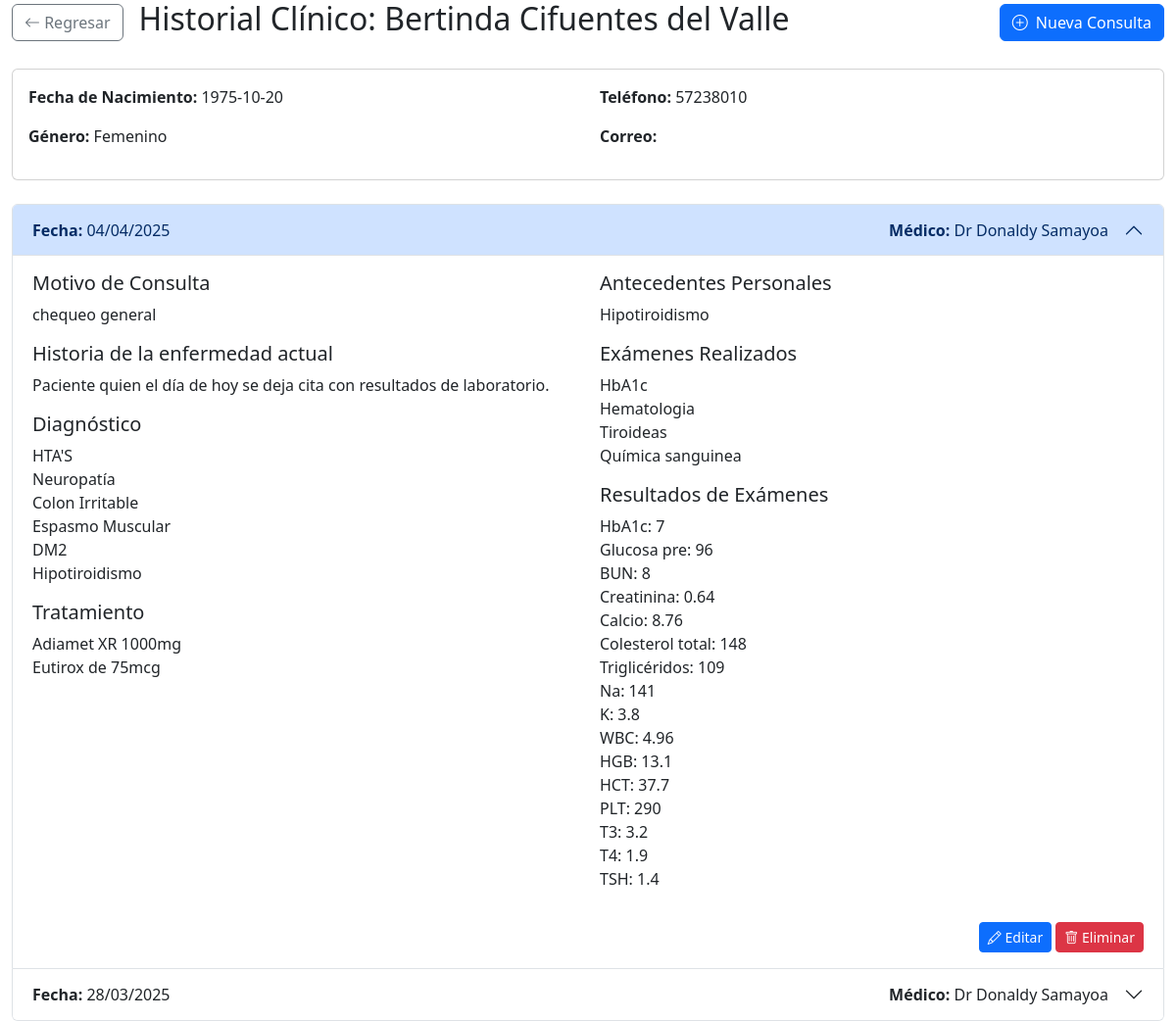
The app's page /php/patients/medical_history.php?id=25 (signed in) with its own data.
### tables this page shows
CREATE TABLE `pacientes` (
  `id_paciente` int NOT NULL,
  `nombre` varchar(100) NOT NULL,
  `apellido` varchar(100) NOT NULL,
  `fecha_nacimiento` date NOT NULL,
  `genero` enum('Masculino','Femenino') NOT NULL,
  `direccion` varchar(255) DEFAULT NULL,
  `telefono` varchar(15) DEFAULT NULL,
  `correo` varchar(100) DEFAULT NULL,
  `fecha_registro` timestamp NULL DEFAULT CURRENT_TIMESTAMP
);

CREATE TABLE `historial_clinico` (
  `id_historial` int NOT NULL,
  `id_paciente` int NOT NULL,
  `fecha_consulta` datetime DEFAULT CURRENT_TIMESTAMP,
  `motivo_consulta` text NOT NULL,
  `sintomas` text NOT NULL,
  `diagnostico` text NOT NULL,
  `tratamiento` text NOT NULL,
  `receta_medica` text,
  `antecedentes_personales` text,
  `antecedentes_familiares` text,
  `examenes_realizados` text,
  `resultados_examenes` text,
  `observaciones` text,
  `proxima_cita` date DEFAULT NULL,
  `medico_responsable` varchar(100) NOT NULL,
  `especialidad_medico` varchar(100) DEFAULT NULL,
  `hora_proxima_cita` time DEFAULT NULL
);

### php/patients/medical_history.php (the view, shortened to what this page needs)
<?php
try {
    $patient_id = $_GET['id'];
    $database = new Database();
    $conn = $database->getConnection();
    $stmt = $conn->prepare("SELECT * FROM pacientes WHERE id_paciente = ?");
    $stmt->execute([$patient_id]);
    $patient = $stmt->fetch(PDO::FETCH_ASSOC);
    $stmt = $conn->prepare("SELECT * FROM historial_clinico WHERE id_paciente = ? ORDER BY fecha_consulta DESC");
    $stmt->execute([$patient_id]);
    $medical_records = $stmt->fetchAll(PDO::FETCH_ASSOC);
    include_once '../../includes/header.php';
} catch (Exception $e) {
    die("Error: " . $e->getMessage());
}
?>
<div class="d-flex">
    <div class="main-content flex-grow-1">
        <div class="container-fluid">
            <div class="d-flex justify-content-between align-items-center mb-4">
                <div class="d-flex align-items-center">
                    <a href="index.php" class="btn btn-outline-secondary me-3">
                        <i class="bi bi-arrow-left"></i> Regresar
                    </a>
                    <h2>Historial Clínico: <?php echo htmlspecialchars($patient['nombre'] . ' ' . $patient['apellido']); ?></h2>
                </div>
                <button type="button" class="btn btn-primary" data-bs-toggle="modal" data-bs-target="#newMedicalRecordModal">
                    <i class="bi bi-plus-circle me-2"></i>Nueva Consulta
                </button>
            </div>
            <div class="card mb-4">
                <div class="card-body">
                    <div class="row">
                        <div class="col-md-6">
                            <p><strong>Fecha de Nacimiento:</strong> <?php echo htmlspecialchars($patient['fecha_nacimiento']); ?></p>
                            <p><strong>Género:</strong> <?php echo htmlspecialchars($patient['genero']); ?></p>
                        </div>
                        <div class="col-md-6">
                            <p><strong>Teléfono:</strong> <?php echo htmlspecialchars($patient['telefono']); ?></p>
                            <p><strong>Correo:</strong> <?php echo htmlspecialchars($patient['correo']); ?></p>
                        </div>
                    </div>
                </div>
            </div>
            <?php if (count($medical_records) > 0): ?>
                <div class="accordion" id="medicalHistoryAccordion">
                    <?php foreach ($medical_records as $index => $record): ?>
                        <div class="accordion-item">
                            <h2 class="accordion-header" id="heading<?php echo $index; ?>">
                                <button class="accordion-button <?php echo ($index > 0) ? 'collapsed' : ''; ?>" type="button" data-bs-toggle="collapse" data-bs-target="#collapse<?php echo $index; ?>" aria-expanded="<?php echo ($index === 0) ? 'true' : 'false'; ?>" aria-controls="collapse<?php echo $index; ?>">
                                    <div class="d-flex justify-content-between w-100 me-3">
                                        <span><strong>Fecha:</strong> <?php echo date('d/m/Y', strtotime($record['fecha_consulta'])); ?></span>
                                        <span><strong>Médico:</strong> <?php echo htmlspecialchars($record['medico_responsable']); ?></span>
                                    </div>
                                </button>
                            </h2>
                            <div id="collapse<?php echo $index; ?>" class="accordion-collapse collapse <?php echo ($index === 0) ? 'show' : ''; ?>" aria-labelledby="heading<?php echo $index; ?>" data-bs-parent="#medicalHistoryAccordion">
                                <div class="accordion-body">
                                    <div class="row">
                                        <div class="col-md-6">
                                            <h5>Motivo de Consulta</h5>
                                            <p><?php echo nl2br(htmlspecialchars($record['motivo_consulta'])); ?></p>
                                            <h5>Historia de la enfermedad actual</h5>
                                            <p><?php echo nl2br(htmlspecialchars($record['sintomas'])); ?></p>
                                            <h5>Diagnóstico</h5>
                                            <p><?php echo nl2br(htmlspecialchars($record['diagnostico'])); ?></p>
                                            <h5>Tratamiento</h5>
                                            <p><?php echo nl2br(htmlspecialchars($record['tratamiento'])); ?></p>
                                        </div>
                                        <div class="col-md-6">
                                            <?php if (!empty($record['antecedentes_personales'])): ?>
                                                <h5>Antecedentes Personales</h5>
                                                <p><?php echo nl2br(htmlspecialchars($record['antecedentes_personales'])); ?></p>
                                            <?php endif; ?>
                                            <?php if (!empty($record['examenes_realizados'])): ?>
                                                <h5>Exámenes Realizados</h5>
                                                <p><?php echo nl2br(htmlspecialchars($record['examenes_realizados'])); ?></p>
                                            <?php endif; ?>
                                            <?php if (!empty($record['resultados_examenes'])): ?>
                                                <h5>Resultados de Exámenes</h5>
                                                <p><?php echo nl2br(htmlspecialchars($record['resultados_examenes'])); ?></p>
                                            <?php endif; ?>
                                        </div>
                                    </div>
                                    <div class="mt-3 text-end">
                                        <button class="btn btn-sm btn-primary" onclick="editMedicalRecord(<?php echo $record['id_historial']; ?>)">
                                            <i class="bi bi-pencil"></i> Editar
                                        </button>
                                        <button class="btn btn-sm btn-danger" onclick="deleteMedicalRecord(<?php echo $record['id_historial']; ?>)">
                                            <i class="bi bi-trash"></i> Eliminar
                                        </button>
                                    </div>
                                </div>
                            </div>
                        </div>
                    <?php endforeach; ?>
                </div>
            <?php else: ?>
                <div class="alert alert-info">
                    No hay registros de historial clínico para este paciente.
                </div>
            <?php endif; ?>
        </div>
    </div>
</div>
<?php include_once '../../includes/footer.php'; ?>

### includes/header.php (style rules this page uses)
.bi::before { font-family: 'Bootstrap Icons', sans-serif; }

### records on screen
pacientes: fecha_nacimiento "1975-10-20", genero "Femenino", telefono "57238010"
historial_clinico: fecha_consulta "04/04/2025", medico_responsable "Dr Donaldy Samayoa", motivo_consulta "chequeo general", sintomas "Paciente quien el día de hoy se deja cita con resultados de laboratorio.", diagnostico "HTA'S Neuropatía Colon Irritable Espasmo Muscular DM2 Hipotiroidismo", tratamiento "Adiamet XR 1000mg Eutirox de 75mcg", antecedentes_personales "Hipotiroidismo", examenes_realizados "HbA1c Hematologia Tiroideas Química sanguinea", resultados_examenes "HbA1c: 7 Glucosa pre: 96 BUN: 8 Creatinina: 0.64 Calcio: 8.76 Colesterol total: 148 Triglicéridos: 109 Na: 141 K: 3.8 WBC: 4.96 HGB: 13.1 HCT: 37.7 PLT: 290 T3: 3.2 T4: 1.9 TSH: 1.4"
historial_clinico: fecha_consulta "28/03/2025", medico_responsable "Dr Donaldy Samayoa"
